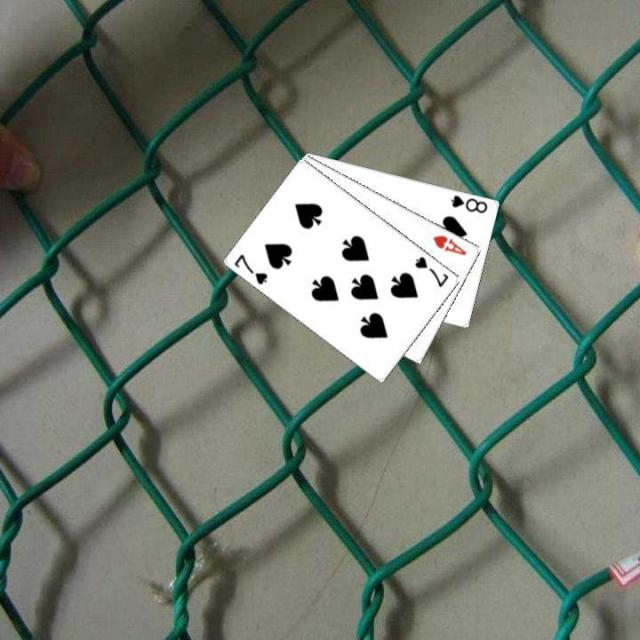
#> input picture 001771721_jpg.rf.687025a63ae5c9e58f2454ab1e41eaa9.jpg, 640 x 640 px
$ python ex.py
#> lines starting #> are read from the running program, lines starting #| are printed output that depends on the picture; after the words box and inside, x2 and y2 are one past the last pixel; in counts of white or black regions, pixels touching at a corner belong together
import cv2

image = cv2.imread("001771721_jpg.rf.687025a63ae5c9e58f2454ab1e41eaa9.jpg")
#> image is the input picture: shape (640, 640, 3); mean B, G, R 110.4, 121.8, 115.3
height ,width , _ = image.shape
#> height = 640; width = 640

with open("001771721_jpg.rf.687025a63ae5c9e58f2454ab1e41eaa9.txt" , "r") as to :
#> (reads 001771721_jpg.rf.687025a63ae5c9e58f2454ab1e41eaa9.txt from the repository)
  annotation = to.readlines()
annotation = [anno.rstrip().split(" ") for anno  in  annotation]
for  anno in annotation:
  category, x , y , w , h = anno
  xcent= float(x) * width
  ycent = float(y) * height
  w = float(w)* width
  h = float(h)* height
  xtl = int(xcent - w /2 )
  ytl = int(ycent - h / 2)
  xbr = int(xcent + w / 2)
  ybr = int(ycent + h / 2)
  cv2.rectangle(image, (xtl, ytl), (xbr , ybr), (0, 255, 0), 2)
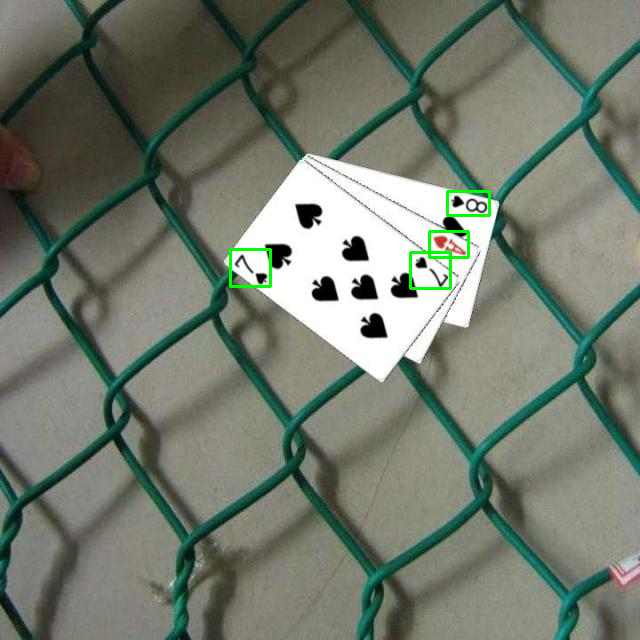
#> image: shape (640, 640, 3); 0.41% of pixels changed, all inside (x1, y1, x2, y2) = (229, 190, 491, 290)

cv2.imwrite("sample.jpg", image)
